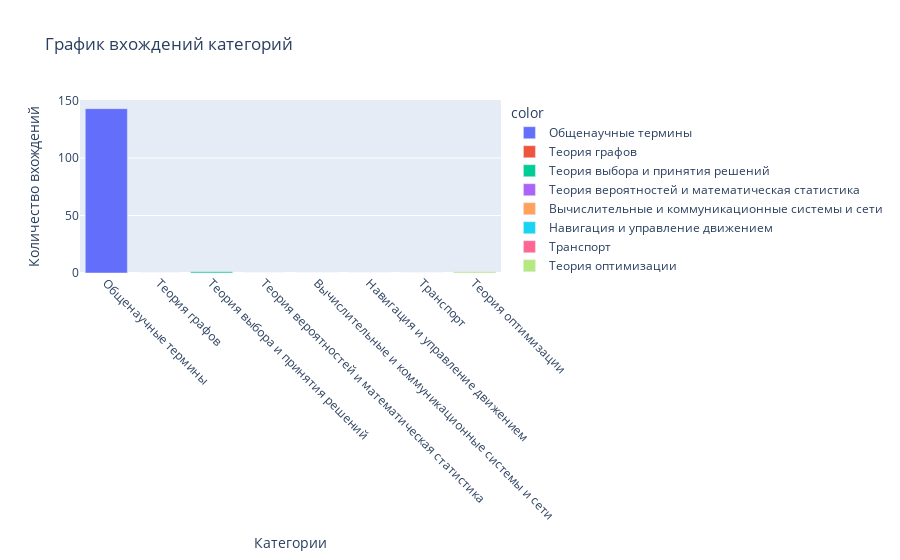

Source (notebook cell):
### Code cell
import plotly.express as px

# Создайте список с названиями категорий и соответствующими количествами
categories = list(unik_path.keys())
counts = list(unik_path.values())

# Создайте фигуру с помощью Plotly Express, используя параметр 'color'
fig = px.bar(
    x=categories,
    y=counts,
    labels={'x': 'Категории', 'y': 'Количество вхождений'},
    title='График вхождений категорий',
    color=categories,  # Указываем категории как параметр цвета
    hover_data=[]
)

# Добавьте подписи к столбцам
fig.update_xaxes(tickangle=45)

# Отобразите график
fig.show()

### Figure 1 — Plotly figure (JSON) as saved in the notebook; plotly's stock layout.template omitted (floating-point values rounded to 4 significant figures)
{"data": [{"alignmentgroup": "True", "hovertemplate": "color=Общенаучные термины<br>Категории=%{x}<br>Количество вхождений=%{y}<extra></extra>", "legendgroup": "Общенаучные термины", "marker": {"color": "#636efa", "pattern": {"shape": ""}}, "name": "Общенаучные термины", "offsetgroup": "Общенаучные термины", "orientation": "v", "showlegend": true, "textposition": "auto", "type": "bar", "x": ["Общенаучные термины"], "xaxis": "x", "y": [143], "yaxis": "y"}, {"alignmentgroup": "True", "hovertemplate": "color=Теория графов<br>Категории=%{x}<br>Количество вхождений=%{y}<extra></extra>", "legendgroup": "Теория графов", "marker": {"color": "#EF553B", "pattern": {"shape": ""}}, "name": "Теория графов", "offsetgroup": "Теория графов", "orientation": "v", "showlegend": true, "textposition": "auto", "type": "bar", "x": ["Теория графов"], "xaxis": "x", "y": [0], "yaxis": "y"}, {"alignmentgroup": "True", "hovertemplate": "color=Теория выбора и принятия решений<br>Категории=%{x}<br>Количество вхождений=%{y}<extra></extra>", "legendgroup": "Теория выбора и принятия решений", "marker": {"color": "#00cc96", "pattern": {"shape": ""}}, "name": "Теория выбора и принятия решений", "offsetgroup": "Теория выбора и принятия решений", "orientation": "v", "showlegend": true, "textposition": "auto", "type": "bar", "x": ["Теория выбора и принятия решений"], "xaxis": "x", "y": [1], "yaxis": "y"}, {"alignmentgroup": "True", "hovertemplate": "color=Теория вероятностей и математическая статистика<br>Категории=%{x}<br>Количество вхождений=%{y}<extra></extra>", "legendgroup": "Теория вероятностей и математическая статистика", "marker": {"color": "#ab63fa", "pattern": {"shape": ""}}, "name": "Теория вероятностей и математическая статистика", "offsetgroup": "Теория вероятностей и математическая статистика", "orientation": "v", "showlegend": true, "textposition": "auto", "type": "bar", "x": ["Теория вероятностей и математическая статистика"], "xaxis": "x", "y": [0], "yaxis": "y"}, {"alignmentgroup": "True", "hovertemplate": "color=Вычислительные и коммуникационные системы и сети<br>Категории=%{x}<br>Количество вхождений=%{y}<extra></extra>", "legendgroup": "Вычислительные и коммуникационные системы и сети", "marker": {"color": "#FFA15A", "pattern": {"shape": ""}}, "name": "Вычислительные и коммуникационные системы и сети", "offsetgroup": "Вычислительные и коммуникационные системы и сети", "orientation": "v", "showlegend": true, "textposition": "auto", "type": "bar", "x": ["Вычислительные и коммуникационные системы и сети"], "xaxis": "x", "y": [0], "yaxis": "y"}, {"alignmentgroup": "True", "hovertemplate": "color=Навигация и управление движением<br>Категории=%{x}<br>Количество вхождений=%{y}<extra></extra>", "legendgroup": "Навигация и управление движением", "marker": {"color": "#19d3f3", "pattern": {"shape": ""}}, "name": "Навигация и управление движением", "offsetgroup": "Навигация и управление движением", "orientation": "v", "showlegend": true, "textposition": "auto", "type": "bar", "x": ["Навигация и управление движением"], "xaxis": "x", "y": [0], "yaxis": "y"}, {"alignmentgroup": "True", "hovertemplate": "color=Транспорт<br>Категории=%{x}<br>Количество вхождений=%{y}<extra></extra>", "legendgroup": "Транспорт", "marker": {"color": "#FF6692", "pattern": {"shape": ""}}, "name": "Транспорт", "offsetgroup": "Транспорт", "orientation": "v", "showlegend": true, "textposition": "auto", "type": "bar", "x": ["Транспорт"], "xaxis": "x", "y": [0], "yaxis": "y"}, {"alignmentgroup": "True", "hovertemplate": "color=Теория оптимизации<br>Категории=%{x}<br>Количество вхождений=%{y}<extra></extra>", "legendgroup": "Теория оптимизации", "marker": {"color": "#B6E880", "pattern": {"shape": ""}}, "name": "Теория оптимизации", "offsetgroup": "Теория оптимизации", "orientation": "v", "showlegend": true, "textposition": "auto", "type": "bar", "x": ["Теория оптимизации"], "xaxis": "x", "y": [1], "yaxis": "y"}], "layout": {"autosize": true, "barmode": "relative", "legend": {"title": {"text": "color"}, "tracegroupgap": 0}, "title": {"text": "График вхождений категорий"}, "xaxis": {"anchor": "y", "autorange": true, "domain": [0, 1], "range": [-0.5, 7.5], "tickangle": 45, "title": {"text": "Категории"}, "type": "category"}, "yaxis": {"anchor": "x", "autorange": true, "domain": [0, 1], "range": [0, 150.5], "title": {"text": "Количество вхождений"}, "type": "linear"}}}
